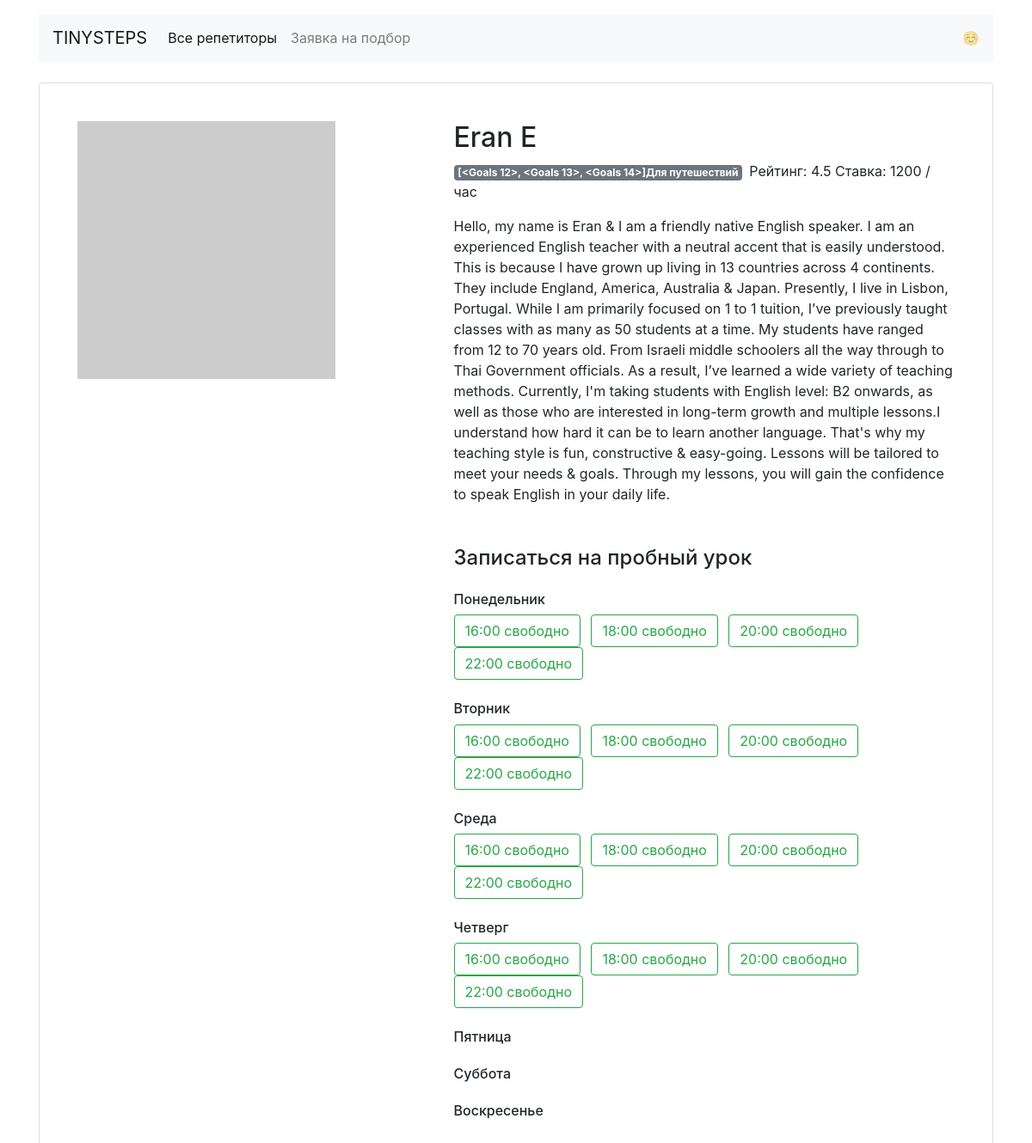
Page /profiles/7/ on the committed database.
### app.py (models this page shows)
class Teachers(db.Model):
    __tablename__ = 'teachers'
    id = db.Column(db.Integer, primary_key=True)
    name = db.Column(db.String, nullable=False)
    about = db.Column(db.String, nullable=False)
    rating = db.Column(db.Float, nullable=False)
    picture = db.Column(db.String, nullable=False)
    price = db.Column(db.Integer, nullable=False)
    lesson_time = db.Column(db.String)
    goals = db.relationship("Goals", back_populates="goal")
    week_day = db.relationship("TimetableTeachers", back_populates="week")

### app.py (the view)
@app.route('/profiles/<int:id_teacher>/')  # профиль репетитора <id учителя>
def profiles(id_teacher):
    teacher = db.session.query(Teachers).get_or_404(id_teacher)
    return render_template("profiles.html", id_techer=teacher.id, all_data=all_data, teacher=teacher)

### templates/profiles.html
{% extends 'base.html' %}
{% block container %}
  <main class="container mt-3">
    <div class="card my-4 mx-auto">
      <div class="card-body m-2 m-md-4">
        <article class="row">
          <div class="col-5"><img src="{{ teacher.picture }}" class="img-fluid" alt=""></div>
          <div class="col-7">
            <section class="teacher=info">
              <h1 class="h2">{{ teacher.name }}</h1>
              <p><span class="badge badge-secondary mr-2"> {{ teacher.goals }}Для путешествий </span>Рейтинг: {{ teacher.rating }} Ставка: {{ teacher.price }} / час</p>
              <p>{{ teacher.about }}</p>
            </section>
            <section class="available">
              <h4 class="mb-4 mt-5">Записаться на пробный урок</h4>
              {% for day in all_data[1][teacher.id]['free'] %}
                {% if day == 'mon'%}<h6 class="mt-4">Понедельник</h6>
                {% elif day == 'tue'%}<h6 class="mt-4">Вторник</h6>
                {% elif day == 'wed'%}<h6 class="mt-4">Среда</h6>
                {% elif day == 'thu'%}<h6 class="mt-4">Четверг</h6>
                {% elif day == 'fri'%}<h6 class="mt-4">Пятница</h6>
                {% elif day == 'sat'%}<h6 class="mt-4">Суббота</h6>
                {% elif day == 'sun'%}<h6 class="mt-4">Воскресенье</h6>{% endif %}
              {% for key in all_data[1][teacher.id]['free'][day] %}
                  {% if all_data[1][teacher.id]['free'][day][key] %}
                      <a href="{{ url_for('booking', id_teacher=teacher.id|int, day=day, time=key)  }}" class="btn btn-outline-success  mr-2">{{ key }} свободно</a>
                  {% endif %}
              {% endfor %}
              {% endfor %}
            </section>
          </div>
        </article>
      </div>
    </div>
  </main>
{% endblock %}

### rows in the picture
Teachers: name "Eran E", rating "4.5", price "1200", about "Hello, my name is Eran & I am a friendly native English speaker. I am an experienced English teacher with a neutral accent that is easily understood. This is because I have grown up living in 13 countries across 4 continents. They include England, America, Australia & Japan. Presently, I live in Lisbon, Portugal. While I am primarily focused on 1 to 1 tuition, I’ve previously taught classes with as many as 50 students at a time. My students have ranged from 12 to 70 years old. From Israeli middle schoolers all the way through to Thai Government officials. As a result, I’ve learned a wide variety of teaching methods. Currently, I'm taking students with English level: B2 onwards, as well as…"

### other values in the picture
{{ teacher.goals }} "[<Goals 12>, <Goals 13>, <Goals 14>]"
{{ key }} "16:00" "18:00" "20:00" "22:00" "16:00" "18:00" "20:00" "22:00" "16:00" "18:00" "20:00" "22:00" "16:00" "18:00" "20:00" "22:00"
